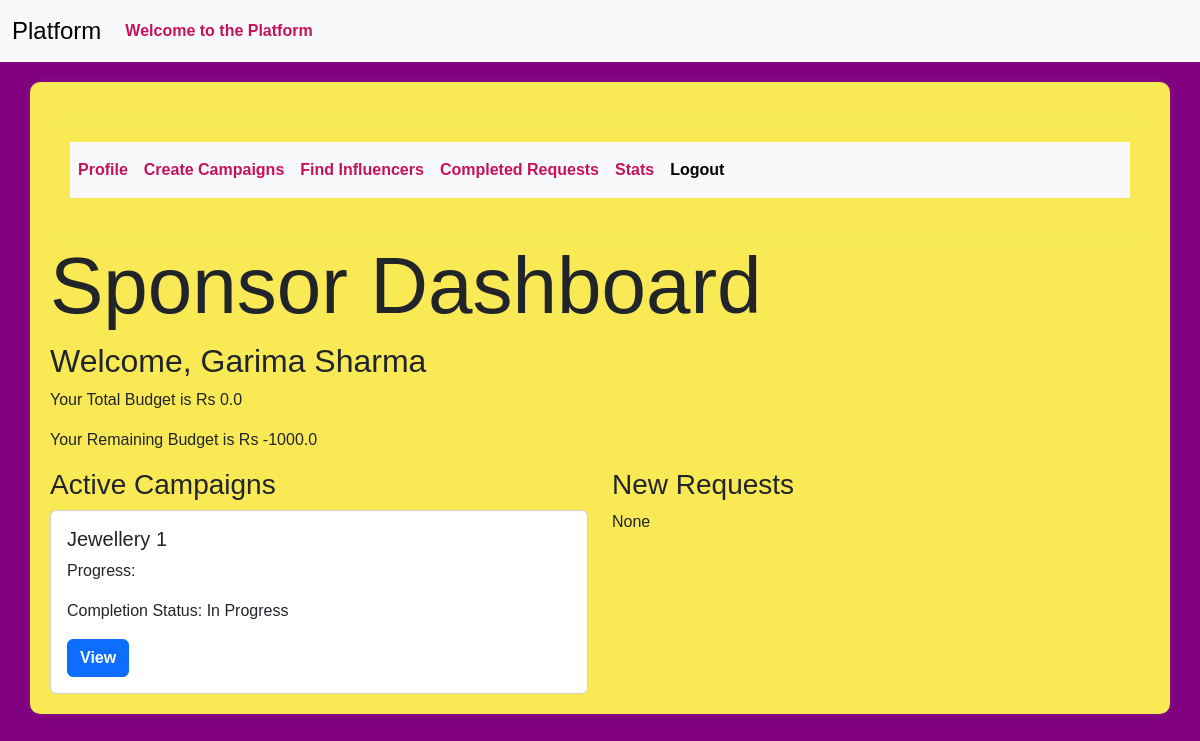
Page /sponsor/dashboard (signed in) on the earlier database version.
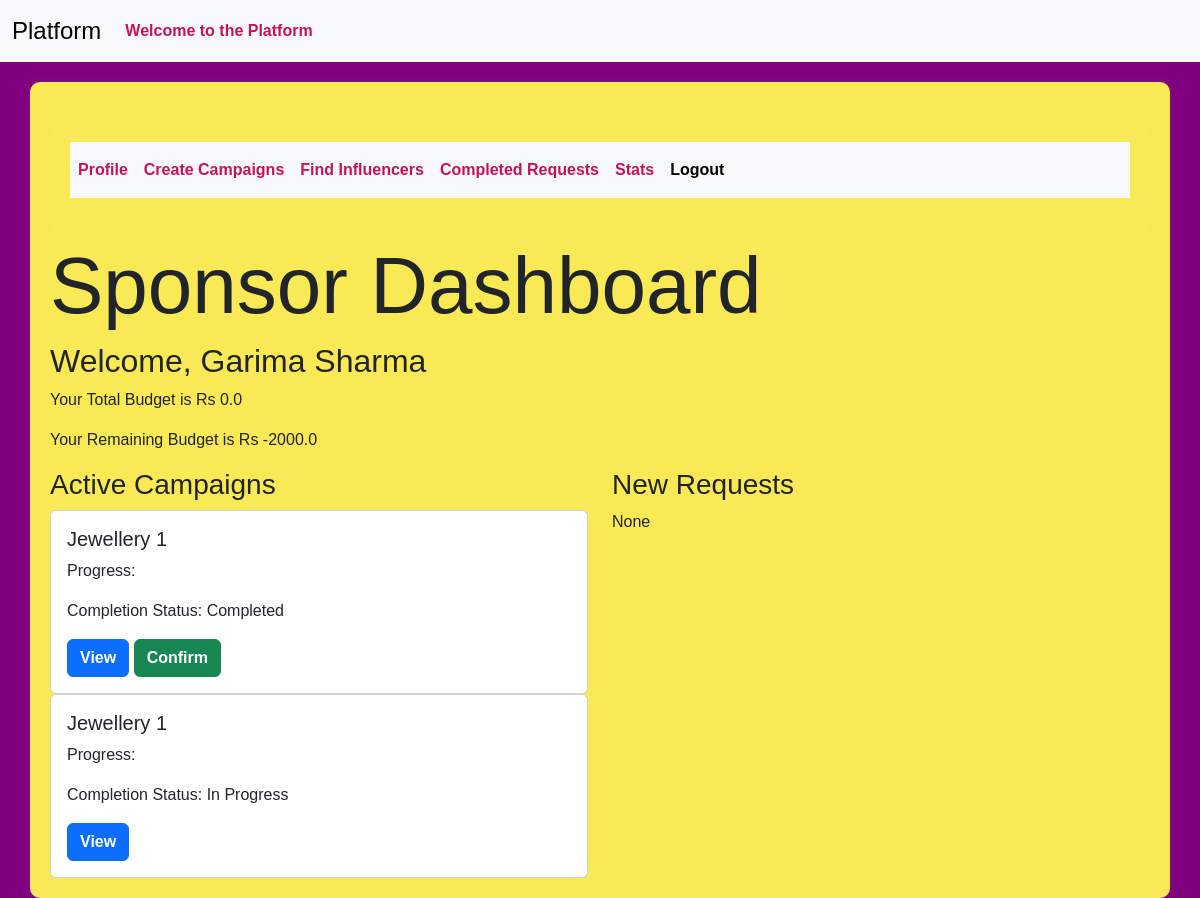
Same page on the later database version.
### models.py (models this page shows)
class Campaign(db.Model):
    __tablename__ = 'campaign'
    id = Column(Integer, primary_key=True)
    name = Column(String(256), unique=False)
    description = Column(Text, nullable=True)
    start_date = Column(Date, nullable=False,default=date.today())
    end_date = Column(Date, nullable=False,default=lambda:date.today()+timedelta(days=30))
    budget = Column(Float, nullable=False,default=0.0)
    visibility = Column(Enum('public', 'private', name='visibility_enum'), nullable=False, default='public')
    sponsor_id = Column(Integer, ForeignKey('sponsor.id'), nullable=False)
    flagged = Column(Boolean, default=False)
    status = Column(String(20), nullable=False,default='In Progress')
    niche = db.Column(db.Enum(NicheEnum), nullable=True)
    completion_status = Column(Boolean, default=False)
    sponsor = relationship('Sponsor', backref='campaigns', overlaps="sponsor_campaigns,sponsor_relation")

### routes.py (the view)
@app.route('/sponsor/dashboard')
@auth_required
def sponsor_dashboard():
    user_id=session.get('user_id')
    if not user_id:
        flash('Kindly login first')
        return redirect(url_for('login'))
    sponsor=Sponsor.query.get(user_id)
    if not sponsor:
        flash('Not Found!','danger')
        return redirect(url_for('login'))
    active_campaigns=Campaign.query.filter_by(sponsor_id=sponsor.id).all()
    new_requests=AdRequest.query.join(Campaign).filter(Campaign.sponsor_id==sponsor.id,AdRequest.status=='Pending').all()
    total_allocated_budget=sum(campaign.budget for campaign in active_campaigns if campaign.status !='Completed')
    remaining_budget=sponsor.overall_budget-total_allocated_budget
    return render_template('sponsor_dashboard.html',user=sponsor,active_campaigns=active_campaigns,new_requests=new_requests,remaining_budget=remaining_budget)

### app.py (called while the page is built)
@login_manager.user_loader
def load_user(user_id):
    return User.query.get(int(user_id))

### routes.py (called while the page is built)
def auth_required(func):
    @wraps(func)
    def inner(*args,**kwargs):
        if 'user_id' in session:
            return func(*args,**kwargs)
        else:
           flash('Kindly login first.')
           return redirect(url_for('login'))
    return inner

### templates/sponsor_dashboard.html (shortened to what this page needs)
{% extends 'layout.html' %}
{% block content %}
<div class="container">
    <nav class="navbar navbar-expand-lg bg-body-tertiary">
          <div class="collapse navbar-collapse" id="navbarSupportedContent">
            <ul class="navbar-nav me-auto mb-2 mb-lg-0">
              <li class="nav-item">
                <a class="nav-link" aria-current="page" href="{{url_for('profile')}}">Profile</a>
              </li>
              <li class="nav-item">
                <a class="nav-link" href="{{url_for('create_campaign')}}">Create Campaigns</a>
              </li>
              <li class="nav-item">
               <a class="nav-link" href="{{url_for('find_influencers')}}">Find Influencers</a>
              </li>
              <li class="nav-item">
                <a class="nav-link" href="{{url_for('completed_requests')}}">Completed Requests</a>
              </li>
              <li class="nav-item">
                <a class="nav-link" href="{{url_for('stats.sponsor_stats')}}">Stats</a>
               </li>
              <li class="nav-item">
                <a class="nav-link active" href="{{url_for('logout')}}">Logout</a>
              </li>
            </ul>
          </div>
        </div>
    <h1 class="display-1"> Sponsor Dashboard</h1>
    <h2> Welcome, {{user.name}}</h2>
    <p>Your Total Budget is Rs {{user.overall_budget}}</p>
    <p>Your Remaining Budget is Rs {{remaining_budget}}</p>
    <div class="row">
        <div class="col">
            <h3> Active Campaigns</h3>
            {% for campaign in active_campaigns %}
              {% if campaign.status != 'Completed' %}
              <div class="card">
                 <div class="card-body">
                    <h5 class="card-title">{{ campaign.name}}</h5>
                    <p class="card-text"> Progress:{{campaign.progress}}</p>
                    <p> Completion Status: {{ 'Completed' if campaign.completion_status else 'In Progress' }}</p>
                    <a href="{{url_for('view_campaign', campaign_id=campaign.id)}}" class="btn btn-primary">View</a>
                    {% if campaign.completion_status %}
                      <form action="{{ url_for('confirm_completion', campaign_id=campaign.id) }}" method="post" style="display:inline;">
                        <button type="submit" class="btn btn-success">Confirm</button>
                      </form>
                    {% endif %}
                 </div>
              </div>
              {% endif %}
            {% endfor %}
        </div>
    <div class="col">
        <h3>New Requests</h3>
        {% if new_requests %}
          <ul>
            {% for request in new_requests %}
              <li>
                <p>{{request.requirements}}</p>
                <p>Payment: {{request.payment_amount}}</p>
                <p>Status: {{request.status}}</p>
                <a href="{{url_for('view_ad_request',request_id=request.id)}}">View</a>
              </li>
            {% endfor %}
          </ul>
        {% else %}
          <p>None</p>
        {% endif %}
    </div>
{% endblock %}

Differences in the rows shown:
now on this page (row edited): Campaign: name "Jewellery 1", completion_status "Completed"
Other differences:
{{ remaining_budget }}: "-1000.0" → "-2000.0"
